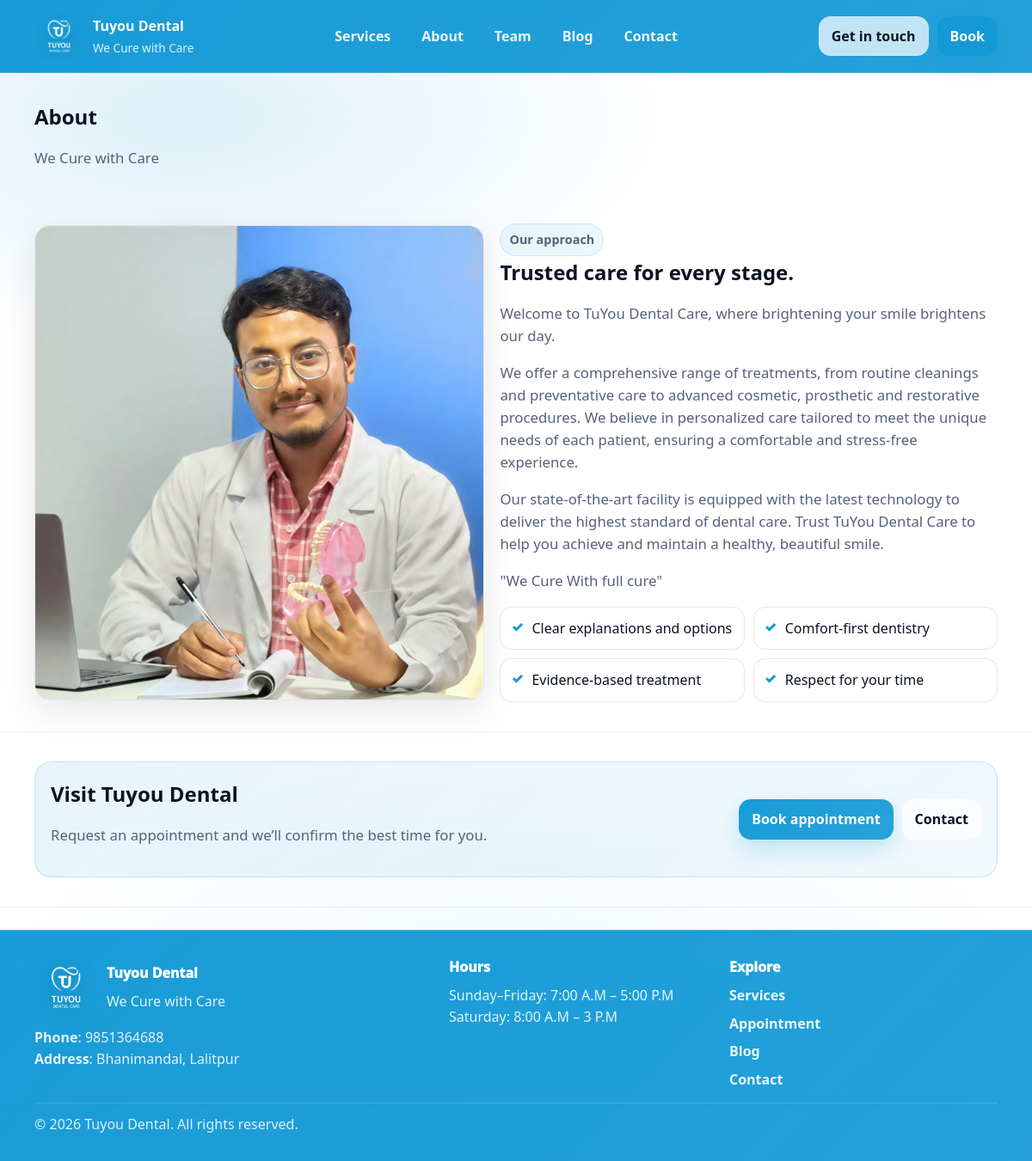
The page /about/ on the database its author committed.
### website/models.py (models this page shows, shortened)
class TimeStampedModel(models.Model):
    created_at = models.DateTimeField(auto_now_add=True)
    updated_at = models.DateTimeField(auto_now=True)
    class Meta:
        abstract = True

class SiteSettings(TimeStampedModel):
    site_name = models.CharField(max_length=120, default="Tuyou Dental")
    tagline = models.CharField(
        max_length=220, default="Modern dentistry with a gentle touch."
    )
    phone = models.CharField(max_length=40, blank=True, default="")
    email = models.EmailField(blank=True, default="")
    address = models.CharField(max_length=220, blank=True, default="")
    hero_title = models.CharField(max_length=120, default="Healthy smiles start here.")
    hero_subtitle = models.TextField(
        default="From checkups to cosmetic care, we make every visit calm, clear, and comfortable."
    )
    hero_primary_cta_text = models.CharField(max_length=40, default="Book Appointment")
    hero_primary_cta_url = models.CharField(max_length=120, default="/appointment/")
    hero_secondary_cta_text = models.CharField(max_length=40, default="View Services")
    hero_secondary_cta_url = models.CharField(max_length=120, default="/services/")
    hero_image_url = models.URLField(blank=True, default="")
    about_title = models.CharField(max_length=120, default="Trusted care for every stage.")
    about_body = models.TextField(
        default=(
            "Welcome to TuYou Dental Care, where brightening your smile brightens our day.\n\n"
            "We offer a comprehensive range of treatments, from routine cleanings and preventative care "
            "to advanced cosmetic, prosthetic and restorative procedures. We believe in personalized care "
            "tailored to meet the unique needs of each patient, ensuring a comfortable and stress-free experience.\n\n"
            "Our state-of-the-art facility is equipped with the latest technology to deliver the highest standard "
            "of dental care. Trust TuYou Dental Care to help you achieve and maintain a healthy, beautiful smile.\n\n"
            "\"We Cure With full cure\""
        )
    )
    about_image_url = models.URLField(blank=True, default="")
    opening_hours = models.TextField(
        blank=True,
        default="Mon–Fri: 8:00–18:00\nSat: 9:00–14:00\nSun: Closed",
        help_text="One line per entry.",
    )
    social_facebook = models.URLField(blank=True, default="")
    social_instagram = models.URLField(blank=True, default="")
    social_x = models.URLField(blank=True, default="")
    class Meta:
        verbose_name = "Site settings"
        verbose_name_plural = "Site settings"
    @classmethod
    def get_solo(cls):
        obj, _created = cls.objects.get_or_create(pk=1)
        return obj

### website/views.py (the view)
# urls.py: path("about/", views.about, name="about"),
def about(request):
    return render(request, "website/about.html")

### website/context_processors.py (called while the page is built)
def site_settings(request):
    settings_obj = SiteSettings.get_solo()
    return {"site_settings": settings_obj}

### templates/website/about.html (shortened to what this page needs)
{% extends "base.html" %}
{% load static %}
{% block content %}
  <section class="page-hero">
    <div class="container">
      <h1>About</h1>
      <p class="lead">{{ site_settings.tagline }}</p>
    </div>
  </section>
  <section class="section">
    <div class="container about-grid">
      <div class="about-media">
        <img class="about-image" src="{% static 'img/about-image.jpg' %}" alt="About {{ site_settings.site_name }}" />
      </div>
      <div>
        <div class="pill pill-soft">Our approach</div>
        <h2>{{ site_settings.about_title }}</h2>
        <div class="lead">{{ site_settings.about_body|linebreaks }}</div>
        <div class="check-grid">
          <div class="check">Clear explanations and options</div>
          <div class="check">Comfort-first dentistry</div>
          <div class="check">Evidence-based treatment</div>
          <div class="check">Respect for your time</div>
        </div>
      </div>
    </div>
  </section>
  <section class="section section-alt">
    <div class="container split-cta">
      <div>
        <h2>Visit Tuyou Dental</h2>
        <p class="lead">Request an appointment and we’ll confirm the best time for you.</p>
      </div>
      <div class="cta-actions">
        <a class="btn btn-primary" href="{% url 'appointment' %}">Book appointment</a>
        <a class="btn btn-ghost" href="{% url 'contact' %}">Contact</a>
      </div>
    </div>
  </section>
{% endblock %}

### templates/base.html (shortened to what this page needs)
{% load static %}
<!doctype html>
<html lang="en">
  <head>
    <link rel="stylesheet" href="{% static 'css/site.css' %}" />
  </head>
  <body>
    <header class="site-header">
      <div class="container nav-row">
        <a class="brand" href="{% url 'home' %}">
          <span class="brand-mark">
            <img class="brand-logo" src="{% static 'img/tuyouLogo.png' %}" alt="{{ site_settings.site_name }} logo" />
          </span>
          <span class="brand-text">
            <span class="brand-name">{{ site_settings.site_name }}</span>
            <span class="brand-tagline">{{ site_settings.tagline }}</span>
          </span>
        </a>
        <nav class="nav">
          <a href="{% url 'home' %}#services">Services</a>
          <a href="{% url 'home' %}#about">About</a>
          <a href="{% url 'home' %}#team">Team</a>
          <a href="{% url 'home' %}#blog">Blog</a>
          <a href="{% url 'home' %}#contact">Contact</a>
        </nav>
        <div class="nav-cta">
          <a class="btn btn-ghost" href="{% url 'home' %}#contact">Get in touch</a>
          <a class="btn btn-primary" href="{% url 'appointment' %}">Book</a>
        </div>
      </div>
    </header>
    <main>
      {% block content %}{% endblock %}
    </main>
    <footer class="site-footer">
      <div class="container footer-grid">
        <div>
          <div class="footer-brand">
            <img class="footer-logo" src="{% static 'img/tuyouLogo.png' %}" alt="{{ site_settings.site_name }} logo" />
            <div>
              <div class="footer-title">{{ site_settings.site_name }}</div>
              <div class="muted">{{ site_settings.tagline }}</div>
            </div>
          </div>
          <div class="footer-meta">
            {% if site_settings.phone %}<div><strong>Phone</strong>: {{ site_settings.phone }}</div>{% endif %}
            {% if site_settings.address %}<div><strong>Address</strong>: {{ site_settings.address }}</div>{% endif %}
          </div>
        </div>
        <div>
          <div class="footer-title">Hours</div>
          <pre class="hours">{{ site_settings.opening_hours }}</pre>
        </div>
        <div>
          <div class="footer-title">Explore</div>
          <div class="footer-links">
            <a href="{% url 'home' %}#services">Services</a>
            <a href="{% url 'appointment' %}">Appointment</a>
            <a href="{% url 'home' %}#blog">Blog</a>
            <a href="{% url 'home' %}#contact">Contact</a>
          </div>
        </div>
      </div>
      <div class="container footer-bottom">
        <div class="muted">© {% now "Y" %} {{ site_settings.site_name }}. All rights reserved.</div>
      </div>
    </footer>
  </body>
</html>

### rows shown on the page
SiteSettings: site_name "Tuyou Dental", tagline "We Cure with Care", about_title "Trusted care for every stage.", about_body "Welcome to TuYou Dental Care, where brightening your smile brightens our day. We offer a comprehensive range of treatments, from routine cleanings and preventative care to advanced cosmetic, prosthetic and restorative procedures. We believe in personalized care tailored to meet the unique needs of each patient, ensuring a comfortable and stress-free experience. Our state-of-the-art facility is equipped with the latest technology to deliver the highest standard of dental care. Trust TuYou Dental Care to help you achieve and maintain a healthy, beautiful smile. \"We Cure With full cure\"", phone "9851364688", address "Bhanimandal, Lalitpur", opening_hours "Sunday–Friday: 7:00 A.M – 5:00 P.M Saturday: 8:00 A.M – 3 P.M"
